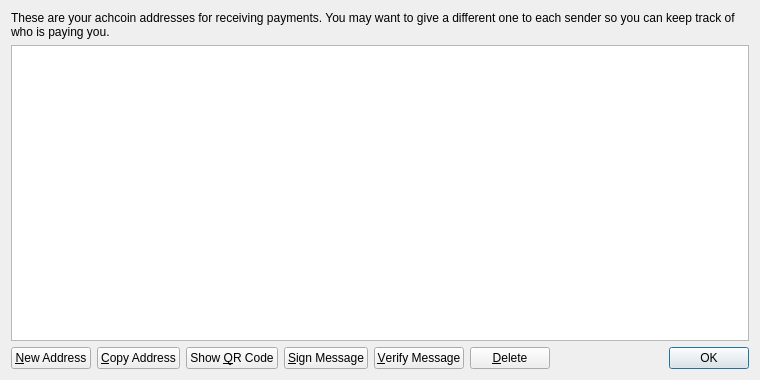
<?xml version="1.0" encoding="UTF-8"?>
<ui version="4.0">
 <class>AddressBookPage</class>
 <widget class="QWidget" name="AddressBookPage">
  <property name="geometry">
   <rect>
    <x>0</x>
    <y>0</y>
    <width>760</width>
    <height>380</height>
   </rect>
  </property>
  <property name="windowTitle">
   <string>Address Book</string>
  </property>
  <layout class="QVBoxLayout" name="verticalLayout">
   <item>
    <widget class="QLabel" name="labelExplanation">
     <property name="text">
      <string>These are your achcoin addresses for receiving payments. You may want to give a different one to each sender so you can keep track of who is paying you.</string>
     </property>
     <property name="textFormat">
      <enum>Qt::PlainText</enum>
     </property>
     <property name="wordWrap">
      <bool>true</bool>
     </property>
    </widget>
   </item>
   <item>
    <widget class="QTableView" name="tableView">
     <property name="contextMenuPolicy">
      <enum>Qt::CustomContextMenu</enum>
     </property>
     <property name="toolTip">
      <string>Double-click to edit address or label</string>
     </property>
     <property name="tabKeyNavigation">
      <bool>false</bool>
     </property>
     <property name="alternatingRowColors">
      <bool>true</bool>
     </property>
     <property name="selectionMode">
      <enum>QAbstractItemView::SingleSelection</enum>
     </property>
     <property name="selectionBehavior">
      <enum>QAbstractItemView::SelectRows</enum>
     </property>
     <property name="sortingEnabled">
      <bool>true</bool>
     </property>
     <attribute name="verticalHeaderVisible">
      <bool>false</bool>
     </attribute>
    </widget>
   </item>
   <item>
    <layout class="QHBoxLayout" name="horizontalLayout">
     <item>
      <widget class="QPushButton" name="newAddressButton">
       <property name="toolTip">
        <string>Create a new address</string>
       </property>
       <property name="text">
        <string>&amp;New Address</string>
       </property>
       <property name="icon">
        <iconset resource="../bitcoin.qrc">
         <normaloff>:/icons/add</normaloff>:/icons/add</iconset>
       </property>
      </widget>
     </item>
     <item>
      <widget class="QPushButton" name="copyToClipboard">
       <property name="toolTip">
        <string>Copy the currently selected address to the system clipboard</string>
       </property>
       <property name="text">
        <string>&amp;Copy Address</string>
       </property>
       <property name="icon">
        <iconset resource="../bitcoin.qrc">
         <normaloff>:/icons/editcopy</normaloff>:/icons/editcopy</iconset>
       </property>
      </widget>
     </item>
     <item>
      <widget class="QPushButton" name="showQRCode">
       <property name="text">
        <string>Show &amp;QR Code</string>
       </property>
       <property name="icon">
        <iconset resource="../bitcoin.qrc">
         <normaloff>:/icons/qrcode</normaloff>:/icons/qrcode</iconset>
       </property>
      </widget>
     </item>
     <item>
      <widget class="QPushButton" name="signMessage">
       <property name="toolTip">
        <string>Sign a message to prove you own a Bitcoin address</string>
       </property>
       <property name="text">
        <string>&amp;Sign Message</string>
       </property>
       <property name="icon">
        <iconset resource="../bitcoin.qrc">
         <normaloff>:/icons/edit</normaloff>:/icons/edit</iconset>
       </property>
      </widget>
     </item>
     <item>
      <widget class="QPushButton" name="verifyMessage">
       <property name="toolTip">
        <string>Verify a message to ensure it was signed with a specified Bitcoin address</string>
       </property>
       <property name="text">
        <string>&amp;Verify Message</string>
       </property>
       <property name="icon">
        <iconset resource="../bitcoin.qrc">
         <normaloff>:/icons/transaction_0</normaloff>:/icons/transaction_0</iconset>
       </property>
      </widget>
     </item>
     <item>
      <widget class="QPushButton" name="deleteButton">
       <property name="toolTip">
        <string>Delete the currently selected address from the list. Only sending addresses can be deleted.</string>
       </property>
       <property name="text">
        <string>&amp;Delete</string>
       </property>
       <property name="icon">
        <iconset resource="../bitcoin.qrc">
         <normaloff>:/icons/remove</normaloff>:/icons/remove</iconset>
       </property>
      </widget>
     </item>
     <item>
      <spacer name="horizontalSpacer">
       <property name="orientation">
        <enum>Qt::Horizontal</enum>
       </property>
       <property name="sizeHint" stdset="0">
        <size>
         <width>40</width>
         <height>20</height>
        </size>
       </property>
      </spacer>
     </item>
     <item>
      <widget class="QDialogButtonBox" name="buttonBox">
       <property name="sizePolicy">
        <sizepolicy hsizetype="Maximum" vsizetype="Fixed">
         <horstretch>0</horstretch>
         <verstretch>0</verstretch>
        </sizepolicy>
       </property>
       <property name="standardButtons">
        <set>QDialogButtonBox::Ok</set>
       </property>
      </widget>
     </item>
    </layout>
   </item>
  </layout>
 </widget>
 <resources>
  <include location="../bitcoin.qrc"/>
 </resources>
 <connections/>
</ui>
